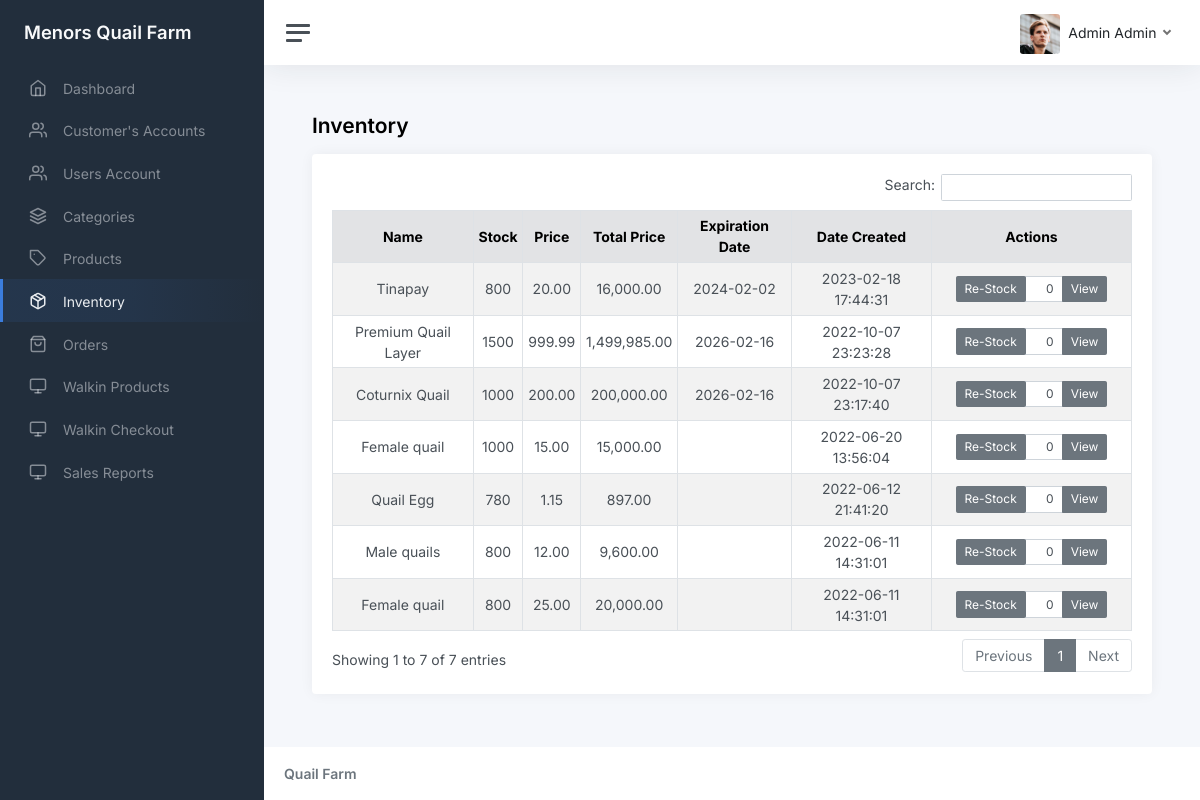
The app's page /admin/inventory.php (signed in), older data.
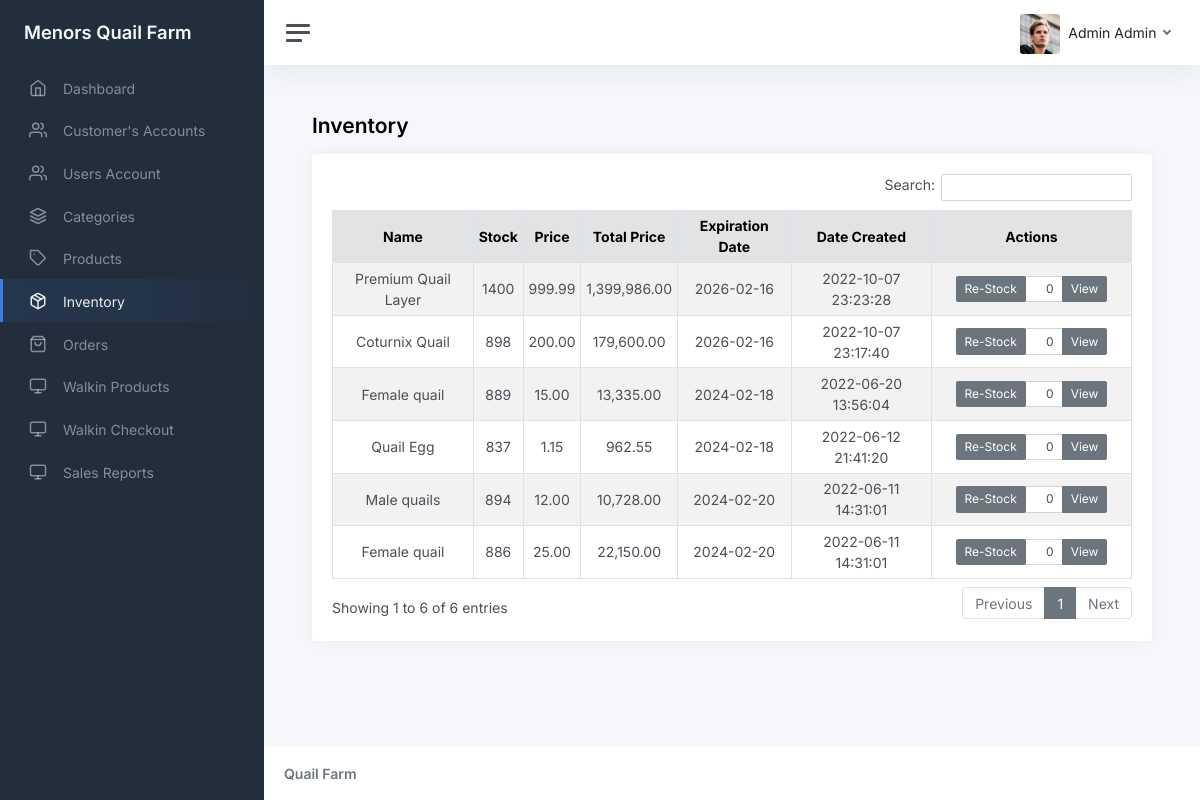
The same page, newer data.
### tables this page shows
CREATE TABLE `tbl_inventory` (
  `id` int(11) NOT NULL AUTO_INCREMENT,
  `product_id` int(11) DEFAULT NULL,
  `qty` int(11) DEFAULT NULL,
  PRIMARY KEY (`id`)
);

CREATE TABLE `tbl_product` (
  `id` int(11) NOT NULL AUTO_INCREMENT,
  `category_id` int(11) DEFAULT NULL,
  `name` varchar(45) DEFAULT NULL,
  `description` varchar(45) DEFAULT NULL,
  `image` varchar(255) DEFAULT NULL,
  `price` decimal(5,2) DEFAULT 0.00,
  `date_created` datetime DEFAULT current_timestamp(),
  `created_by` int(11) DEFAULT NULL,
  `is_deleted` int(11) DEFAULT 0,
  `expiration_date` date DEFAULT NULL,
  PRIMARY KEY (`id`)
);

### functions.php (called while the page is built, shortened)
<?php
function get_list($sql)
{
    $result = mysqli_query($_SESSION['conn'], $sql);
    $temp = array();
    while ($row = $result->fetch_assoc()) {
        $temp[] = $row;
    }
    return $temp;
}

### admin/inventory.php (the view, shortened to what this page needs)
<?php include_once('header.php') ?>
<main class="content">
  <div class="container-fluid p-0">
    <h1 class="h3 mb-3"><strong>Inventory</strong></h1>
    <div class="row">
      <div class="col-12 col-lg-12">
        <div class="card">
          <div class="card-body">
            <table class="table table-sm table-striped table-hover table-bordered">
              <thead class="table-secondary">
                <tr>
                  <th scope="col" class="text-center">Name</th>
                  <th scope="col" class="text-center">Stock</th>
                  <th scope="col" class="text-center">Price</th>
                  <th scope="col" class="text-center">Total Price</th>
                  <th scope="col" class="text-center">Expiration Date</th>
                  <th scope="col" class="text-center">Date Created</th>
                  <th scope="col" class="text-center">Actions</th>
                </tr>
              </thead>
              <tbody>
                <?php foreach (get_list("select i.qty,p.* from tbl_product p inner join tbl_inventory i on i.product_id = p.id where is_deleted = 0 order by p.date_created desc") as $res) { ?>
                  <tr>
                    <td class="text-center"><?php echo $res['name']; ?></td>
                    <td class="text-center"><?php echo $res['qty']; ?></td>
                    <td class="text-center"><?php echo $res['price']; ?></td>
                    <td class="text-center"><?php echo number_format($res['price'] * $res['qty'], 2); ?></td>
                    <td class="text-center"><?php echo $res['expiration_date']; ?></td>
                    <td class="text-center"><?php echo $res['date_created']; ?></td>
                    <td style="width: 25%;" class="text-center">
                      <center>
                        <form method="post" onsubmit="return confirm('Are You Sure?')">
                          <div class="input-group " style="justify-content: center;">
                            <div class="input-group-prepend">
                              <button class="btn btn-sm btn-secondary" type="submit" name="re_stock">Re-Stock </button>
                            </div>
                            <input type="text" class="form-control form-control-sm" name="qty" value="0" style="text-align:right;max-width:20%">
                            <a href="inventory_view.php?id=<?php echo $res['id']; ?>" class="btn btn-sm btn-secondary btn-edit"> View </a>
                          </div>
                        </form>
                      </center>
                    </td>
                  </tr>
                <?php } ?>
              </tbody>
            </table>
          </div>
        </div>
      </div>
    </div>
  </div>
</main>
<?php include_once('footer.php') ?>

Row changes from the older to the newer data that the page shows:
no longer on this page (row unchanged): tbl_inventory: product.name "Tinapay", qty "800", product.price "20.00", $res['price'] * $res['qty'] "16,000.00", product.expiration_date "2024-02-02", product.date_created "2023-02-18 17:44:31"
changed tbl_inventory "Premium Quail Layer": qty "1500" → "1400"; $res['price'] * $res['qty'] "1,499,985.00" → "1,399,986.00"
changed tbl_inventory "Coturnix Quail": qty "1000" → "898"; $res['price'] * $res['qty'] "200,000.00" → "179,600.00"
changed tbl_inventory (number 3 of 6 on the later page): qty "1000" → "889"; $res['price'] * $res['qty'] "15,000.00" → "13,335.00"; product.expiration_date (not shown) → "2024-02-18"
changed tbl_inventory "Quail Egg": qty "780" → "837"; $res['price'] * $res['qty'] "897.00" → "962.55"; product.expiration_date (not shown) → "2024-02-18"
changed tbl_inventory "Male quails": qty "800" → "894"; $res['price'] * $res['qty'] "9,600.00" → "10,728.00"; product.expiration_date (not shown) → "2024-02-20"
changed tbl_inventory (number 6 of 6 on the later page): qty "800" → "886"; $res['price'] * $res['qty'] "20,000.00" → "22,150.00"; product.expiration_date (not shown) → "2024-02-20"
Text that changed along with them:
text written by a page script: "Search: Showing 1 to 7 of 7 entries Previous 1 Next" → "Search: Showing 1 to 6 of 6 entries Previous 1 Next"
